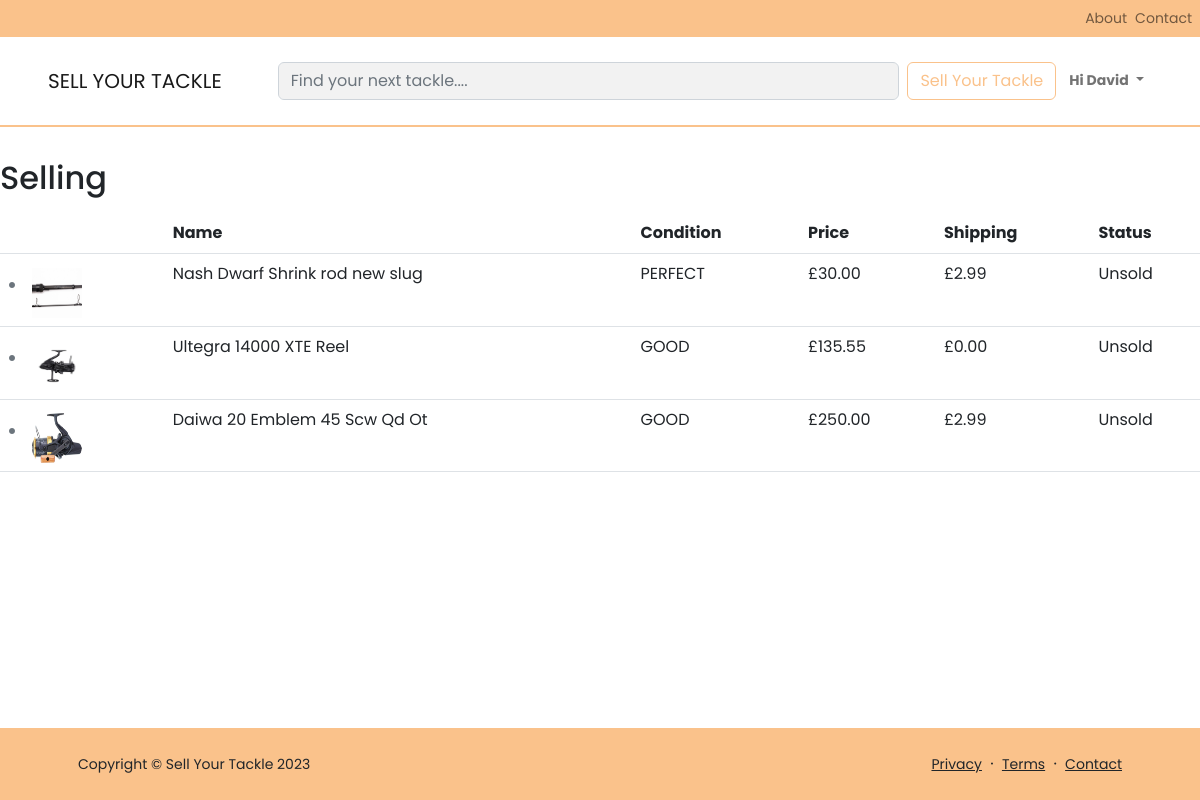
The app's page /auth/selling/ (signed in), older data.
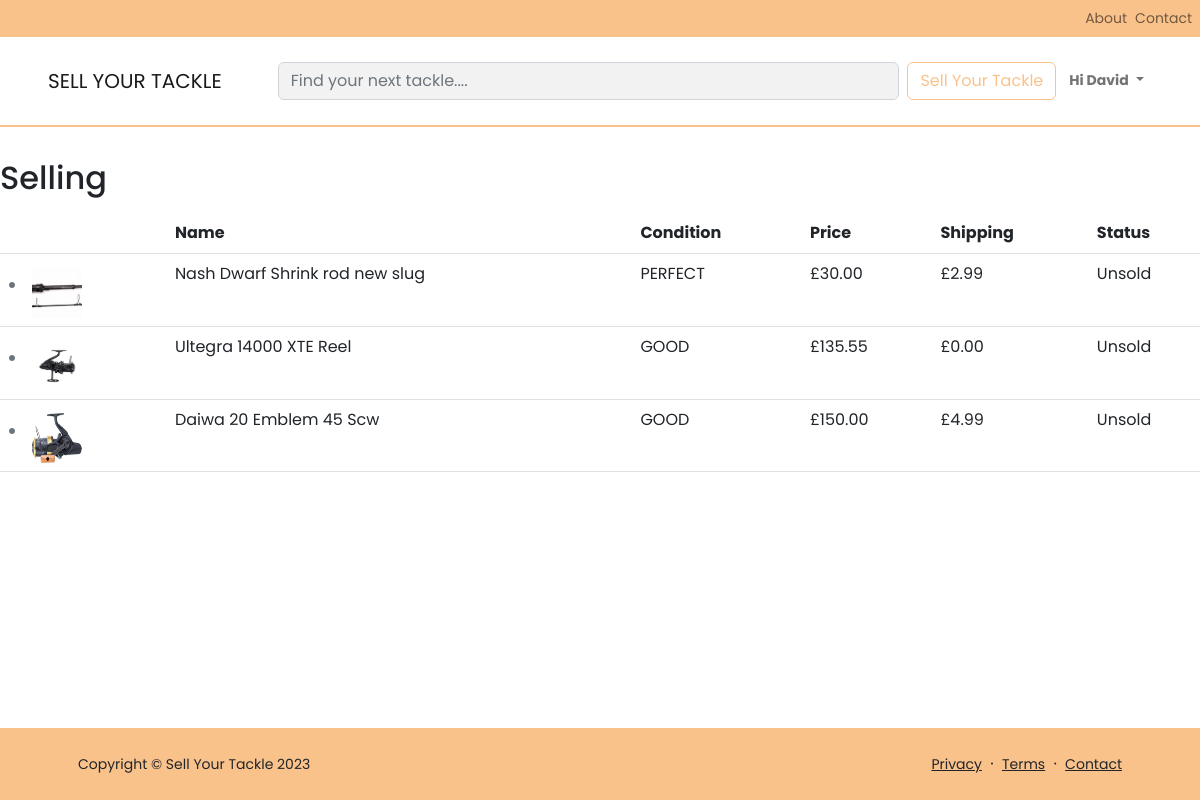
The same page, newer data.
### tackle/models.py (models this page shows, shortened)
class Product(models.Model):
    brand = models.ForeignKey(Brand, on_delete=models.CASCADE)
    category = models.ForeignKey(Category, on_delete=models.CASCADE)
    name = models.CharField(max_length=200)
    slug = models.SlugField(max_length=210, unique=True)
    variation1 = models.CharField(max_length=100, blank=True, null=True)
    variation2 = models.CharField(max_length=100, blank=True, null=True)
    condition = models.CharField(max_length=100, choices=Condition.choices)
    description = models.TextField(blank=True, null=True)
    user = models.ForeignKey(settings.AUTH_USER_MODEL, on_delete=models.CASCADE)
    created_at = models.DateTimeField(auto_now_add=True)
    price = models.DecimalField(max_digits=10, decimal_places=2, default=Decimal('0.00'))
    shipping = models.DecimalField(max_digits=10, decimal_places=2, default=Decimal('0.00'))
    financial_status = models.CharField(
        max_length=10,
        choices=FinancialStatus.choices,
        default=FinancialStatus.UNSOLD
    )
    visibility = models.CharField(
        max_length=5,
        choices=ProductVisibility.choices,
        default=ProductVisibility.DRAFT
    )

### auth_app/views.py (the view)
# urls.py: path('selling/', Selling.as_view(), name='selling'),
@method_decorator(login_required, name='dispatch')
class Selling(View):
    template_name = 'selling.html'
    def get(self, request, *args, **kwargs):
        user_products = Product.objects.filter(user=request.user)
        product_images = {}
        for product in user_products:
            first_image = ProductImage.objects.filter(product=product).first()
            if first_image:
                product_images[product.id] = first_image.image.url
        context = {
            'user_products': user_products,
            'product_images': product_images
        }
        return render(request, self.template_name, context)

### tackle/templatetags/custom_filters.py (called while the page is built)
@register.filter(name='lookup')
def lookup(value, arg):
    return LookupFilter(value)(arg)

    def __call__(self, arg):
        return self.value.get(arg)

### auth_app/templates/selling.html (shortened to what this page needs)
{% extends "base.html" %}
{% load custom_filters %}
{% block content %}
<h2 class="mb-3">Selling</h2>
<div class="row">
    <table class="table table-hover d-none d-md-table">
        <thead>
            <tr>
                <th></th>
                <th>Name</th>
                <th>Condition</th>
                <th>Price</th>
                <th>Shipping</th>
                <th>Status</th>
            </tr>
        </thead>
        <tbody>
            {% for product in user_products %}
            {% with image_url=product_images|lookup:product.id %}
            <tr onclick="window.location.href='{% url 'edit_product' product.id %}';">
                <td>
                    {% if product.visibility == 'live' %}
                    <i class="bi bi-dot text-success large-icon"></i>
                    {% else %}
                    <i class="bi bi-dot text-secondary large-icon"></i>
                    {% endif %}
                    {% if image_url %}
                    <img src="{{ image_url }}" alt="{{ product.name }}" class="product-image-table">
                    {% endif %}
                </td>
                <td>{{ product.name }}</td>
                <td>{{ product.condition }}</td>
                <td>£{{ product.price }}</td>
                <td>£{{ product.shipping }}</td>
                <td>{{ product.financial_status|capfirst }}</td>
            </tr>
            {% endwith %}
            {% endfor %}
        </tbody>
    </table>
</div>
{% endblock %}

Row changes from the older to the newer data that the page shows:
changed Product: name "Daiwa 20 Emblem 45 Scw Qd Ot" → "Daiwa 20 Emblem 45 Scw"; price "250.00" → "150.00"; shipping "2.99" → "4.99"
